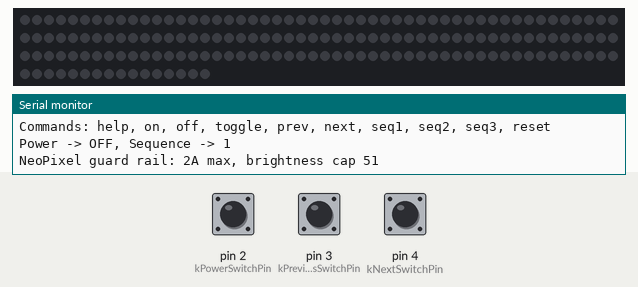
Recording of a sketch running on a simulated Arduino Mega 2560, built with avr-gcc and run on an emulated ATmega2560. Parts: 166 RGB LEDs in strip order, left to right, continuing on the next row, the last lines printed to the serial monitor. Inputs (shaded band) come from the test bench; at power-on: pin 2 (kPowerSwitchPin) HIGH, pin 4 (kNextSwitchPin) HIGH, pin 3 (kPreviousSwitchPin) HIGH. Dim RGB values are drawn brighter than linear.

Above: at 1.4 s.
1.5 s: pin 2 (kPowerSwitchPin) pulled LOW for 0.15 s
At 1.88 s:
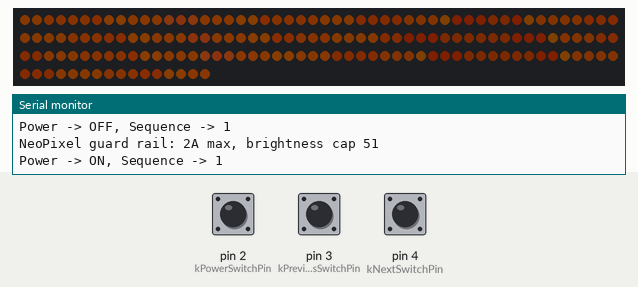
2.2 s: pin 4 (kNextSwitchPin) pulled LOW for 0.15 s
2.9 s: pin 4 (kNextSwitchPin) pulled LOW for 1 s
At 4.37 s:
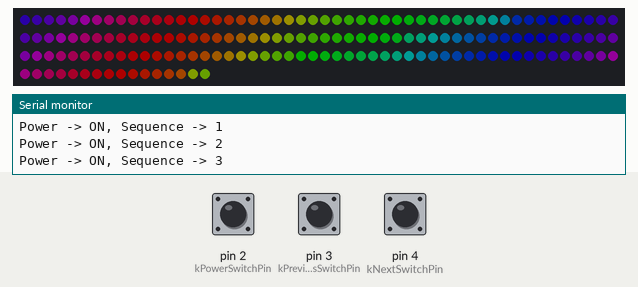
4.5 s: pin 3 (kPreviousSwitchPin) pulled LOW for 0.15 s
At 4.99 s:
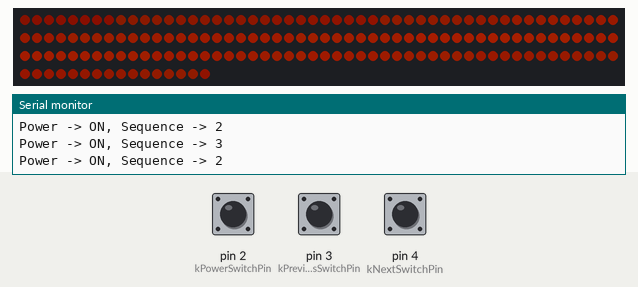
5.2 s: pin 3 (kPreviousSwitchPin) pulled LOW for 1 s
6.8 s: pin 2 (kPowerSwitchPin) pulled LOW for 3.2 s
At 11.5 s:
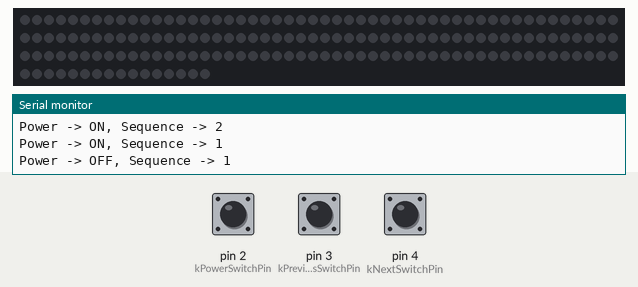
Timing chart, 0 to 12.5 s (numbered marks = the images above; inputs shaded):
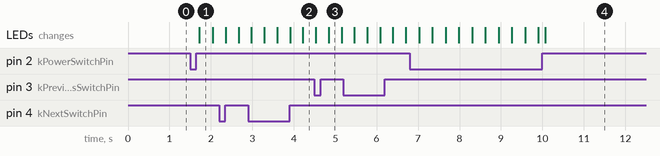

Measured:
- after the input at 1.5 s, the LEDs: change after 0.22 s (image 1)
- after the input at 2.9 s, the LEDs: first differ from a run without the input after 1.3 s (image 2)
- after the input at 4.5 s, the LEDs: first differ from a run without the input after 0.34 s (image 3)

The sketch:

m0_core_controller.ino
```cpp
#include <Adafruit_NeoPixel.h>

#include <OrcinyCommon.h>

#include "DeviceConfig.h"

using orciny::CoreFrame;
using orciny::CoreMode;
using orciny::EffectCommand;

enum SequenceId : uint8_t {
  SEQUENCE_1 = 0,
  SEQUENCE_2,
  SEQUENCE_3,
  SEQUENCE_COUNT,
};

struct SceneProfile {
  CoreFrame coreFrame;
  EffectCommand effectCommand;
};

class MomentarySwitch {
 public:
  void begin(uint8_t pin) {
    pin_ = pin;
    pinMode(pin_, INPUT_PULLUP);
    const bool initialPressed = (digitalRead(pin_) == LOW);
    stablePressed_ = initialPressed;
    rawPressed_ = initialPressed;
    lastChangeMs_ = millis();
  }

  void update(uint32_t now) {
    pressedEvent_ = false;
    releasedEvent_ = false;

    const bool sampledPressed = (digitalRead(pin_) == LOW);
    if (sampledPressed != rawPressed_) {
      rawPressed_ = sampledPressed;
      lastChangeMs_ = now;
    }

    if ((now - lastChangeMs_) < device_config::kSwitchDebounceMs) {
      return;
    }

    if (stablePressed_ == rawPressed_) {
      return;
    }

    stablePressed_ = rawPressed_;
    if (stablePressed_) {
      pressedEvent_ = true;
    } else {
      releasedEvent_ = true;
    }
  }

  bool isPressed() const { return stablePressed_; }
  bool wasReleased() const { return releasedEvent_; }

 private:
  uint8_t pin_ = 0;
  bool stablePressed_ = false;
  bool rawPressed_ = false;
  bool pressedEvent_ = false;
  bool releasedEvent_ = false;
  uint32_t lastChangeMs_ = 0;
};

Adafruit_NeoPixel leds(device_config::kTotalPixels,
                       device_config::kCoreDataPin,
                       device_config::kColorOrder);

CoreFrame currentFrame = orciny::defaultFrame();
EffectCommand currentEffectCommand = orciny::defaultEffectCommand();
SequenceId currentSequence = SEQUENCE_1;
bool outputEnabled = false;
String usbCommandBuffer;

MomentarySwitch powerSwitch;
MomentarySwitch previousSwitch;
MomentarySwitch nextSwitch;

uint32_t resetChordStartMs = 0;
bool resetChordTriggered = false;
bool suppressPowerRelease = false;
bool suppressNextRelease = false;
uint32_t lastRenderMs = 0;
uint32_t lastEffectLinkMs = 0;

uint16_t pixelIndex(uint16_t pixel) {
  // Single strand, direct pixel index
  return pixel;
}

uint8_t limitedBrightness(uint8_t requested) {
  return min<uint8_t>(requested, device_config::kMaxBrightnessForCurrentLimit);
}

uint8_t wave8(uint32_t now, uint16_t rate, uint16_t offset) {
  const uint32_t phase = ((now * rate) / 32U + offset) & 0x1FF;
  if (phase < 256) {
    return static_cast<uint8_t>(phase);
  }
  return static_cast<uint8_t>(511 - phase);
}

uint32_t scaledColor(uint8_t red, uint8_t green, uint8_t blue, uint8_t scale) {
  const uint16_t r = static_cast<uint16_t>(red) * scale / 255U;
  const uint16_t g = static_cast<uint16_t>(green) * scale / 255U;
  const uint16_t b = static_cast<uint16_t>(blue) * scale / 255U;
  return leds.Color(r, g, b);
}

uint32_t colorWheel(uint8_t position) {
  position = 255 - position;
  if (position < 85) {
    return leds.Color(255 - position * 3, 0, position * 3);
  }
  if (position < 170) {
    position -= 85;
    return leds.Color(0, position * 3, 255 - position * 3);
  }
  position -= 170;
  return leds.Color(position * 3, 255 - position * 3, 0);
}

uint32_t colorForPixel(uint32_t now, uint16_t pixel) {
  // For single-strand mode, use pixel position to create pseudo-strip variation.
  const uint16_t zoneSize = max<uint16_t>(1, device_config::kTotalPixels / 4);
  const uint8_t pseudoStrip = pixel / zoneSize;

  switch (currentFrame.mode) {
    case orciny::CORE_MODE_OFF:
      return 0;

    case orciny::CORE_MODE_EMBER: {
      const uint8_t flicker = wave8(now + pseudoStrip * 17U, currentFrame.speed, pixel * 9U);
      const uint8_t level = map(flicker, 0, 255, 16, currentFrame.brightness);
      return scaledColor(currentFrame.red, currentFrame.green, currentFrame.blue, level);
    }

    case orciny::CORE_MODE_PULSE: {
      const uint8_t pulse = wave8(now, currentFrame.speed, pseudoStrip * 32U);
      const uint16_t center = device_config::kTotalPixels / 2;
      const uint16_t maxDistance = max<uint16_t>(1, center);
      const uint16_t distanceFromCenter =
          abs(static_cast<int>(pixel) - static_cast<int>(center));
      const uint8_t rim =
          map(min<uint16_t>(distanceFromCenter, maxDistance), 0, maxDistance, 255, 80);
      const uint8_t level = static_cast<uint16_t>(pulse) * rim / 255U;
      return scaledColor(currentFrame.red, currentFrame.green, currentFrame.blue, level);
    }

    case orciny::CORE_MODE_BEAM: {
      const uint16_t front =
          (now / max<uint8_t>(1, 30 - (currentFrame.speed / 12))) % device_config::kTotalPixels;
      const uint16_t distance = abs(static_cast<int>(pixel) - static_cast<int>(front));
      const uint16_t beamTail = max<uint16_t>(2, device_config::kTotalPixels / 3);
      const uint8_t level =
          distance > beamTail ? 24 : map(distance, 0, beamTail, currentFrame.brightness, 24);
      return scaledColor(currentFrame.red, currentFrame.green, currentFrame.blue, level);
    }

    case orciny::CORE_MODE_CLAW: {
      const uint16_t chase =
          (now / max<uint8_t>(1, 36 - (currentFrame.speed / 10)) + pseudoStrip * 7U) %
          device_config::kTotalPixels;
      const uint16_t distance = abs(static_cast<int>(pixel) - static_cast<int>(chase));
      const uint16_t clawTail = max<uint16_t>(1, device_config::kTotalPixels / 6);
      const uint8_t level =
          distance > clawTail ? 8 : map(distance, 0, clawTail, currentFrame.brightness, 8);
      return scaledColor(currentFrame.red, currentFrame.green, currentFrame.blue, level);
    }

    case orciny::CORE_MODE_SHOW: {
      const uint8_t hue = static_cast<uint8_t>((now / max<uint8_t>(1, 10 - (currentFrame.speed / 32))) + pixel * 5U + pseudoStrip * 16U);
      return colorWheel(hue);
    }

    default:
      return 0;
  }
}

void renderCore(uint32_t now) {
  leds.setBrightness(limitedBrightness(currentFrame.brightness));
  for (uint16_t pixel = 0; pixel < device_config::kTotalPixels; ++pixel) {
    leds.setPixelColor(pixelIndex(pixel), colorForPixel(now, pixel));
  }
  leds.show();
}

void printHelp() {
  Serial.println(F("Commands: help, on, off, toggle, prev, next, seq1, seq2, seq3, reset"));
}

void printSequenceStatus() {
  Serial.print(F("Power -> "));
  Serial.print(outputEnabled ? F("ON") : F("OFF"));
  Serial.print(F(", Sequence -> "));
  Serial.println(static_cast<uint8_t>(currentSequence) + 1);
}

SequenceId previousSequenceValue(SequenceId sequence) {
  return sequence == SEQUENCE_1 ? SEQUENCE_3
                                : static_cast<SequenceId>(sequence - 1);
}

SequenceId nextSequenceValue(SequenceId sequence) {
  return sequence == SEQUENCE_3 ? SEQUENCE_1
                                : static_cast<SequenceId>(sequence + 1);
}

void setSequence(SequenceId sequence) {
  currentSequence = sequence;
  printSequenceStatus();
}

void resetToBeginning() {
  currentSequence = SEQUENCE_1;
  Serial.println(F("Reset -> sequence 1"));
  printSequenceStatus();
}

void handleUsbCommands() {
  while (Serial.available() > 0) {
    const char incoming = static_cast<char>(Serial.read());
    if (incoming == '\r') {
      continue;
    }
    if (incoming != '\n') {
      usbCommandBuffer += incoming;
      continue;
    }

    String command = usbCommandBuffer;
    usbCommandBuffer = "";
    command.trim();
    command.toLowerCase();

    if (command.length() == 0) {
      continue;
    }

    if (command == F("help")) {
      printHelp();
    } else if (command == F("on")) {
      outputEnabled = true;
      printSequenceStatus();
    } else if (command == F("off")) {
      outputEnabled = false;
      printSequenceStatus();
    } else if (command == F("toggle")) {
      outputEnabled = !outputEnabled;
      printSequenceStatus();
    } else if (command == F("prev")) {
      setSequence(previousSequenceValue(currentSequence));
    } else if (command == F("next")) {
      setSequence(nextSequenceValue(currentSequence));
    } else if (command == F("seq1")) {
      setSequence(SEQUENCE_1);
    } else if (command == F("seq2")) {
      setSequence(SEQUENCE_2);
    } else if (command == F("seq3")) {
      setSequence(SEQUENCE_3);
    } else if (command == F("reset")) {
      resetToBeginning();
    }
  }
}

void handleSwitches(uint32_t now) {
  powerSwitch.update(now);
  previousSwitch.update(now);
  nextSwitch.update(now);

  const bool resetChordDown = powerSwitch.isPressed() && nextSwitch.isPressed();

  if (resetChordDown) {
    if (resetChordStartMs == 0) {
      resetChordStartMs = now;
      suppressPowerRelease = true;
      suppressNextRelease = true;
    }
    if (!resetChordTriggered && (now - resetChordStartMs >= device_config::kResetHoldMs)) {
      resetChordTriggered = true;
      resetToBeginning();
    }
  } else if (!powerSwitch.isPressed() && !nextSwitch.isPressed()) {
    resetChordStartMs = 0;
    resetChordTriggered = false;
    suppressPowerRelease = false;
    suppressNextRelease = false;
  }

  if (previousSwitch.wasReleased()) {
    setSequence(previousSequenceValue(currentSequence));
  }

  if (powerSwitch.wasReleased() && !suppressPowerRelease) {
    outputEnabled = !outputEnabled;
    printSequenceStatus();
  }

  if (nextSwitch.wasReleased() && !suppressNextRelease) {
    setSequence(nextSequenceValue(currentSequence));
  }
}

SceneProfile buildActiveProfile() {
  SceneProfile profile = {orciny::defaultFrame(), orciny::defaultEffectCommand()};

  if (!outputEnabled) {
    profile.coreFrame.mode = orciny::CORE_MODE_OFF;
    profile.coreFrame.brightness = 0;
    return profile;
  }

  profile.effectCommand.outputEnabled = true;
  switch (currentSequence) {
    case SEQUENCE_1:
      profile.effectCommand.sparksEnabled = true;
      profile.effectCommand.sparksIntensity = 220;
      profile.coreFrame.mode = orciny::CORE_MODE_EMBER;
      profile.coreFrame.brightness = 56;
      profile.coreFrame.speed = 90;
      profile.coreFrame.red = 255;
      profile.coreFrame.green = 110;
      profile.coreFrame.blue = 24;
      return profile;

    case SEQUENCE_2:
      profile.effectCommand.beamEnabled = true;
      profile.coreFrame.mode = orciny::CORE_MODE_PULSE;
      profile.coreFrame.brightness = 96;
      profile.coreFrame.speed = 110;
      profile.coreFrame.red = 255;
      profile.coreFrame.green = 48;
      profile.coreFrame.blue = 0;
      return profile;

    case SEQUENCE_3:
      profile.effectCommand.sparksEnabled = true;
      profile.effectCommand.sparksIntensity = 255;
      profile.effectCommand.beamEnabled = true;
      profile.effectCommand.clawEnabled = true;
      profile.coreFrame.mode = orciny::CORE_MODE_SHOW;
      profile.coreFrame.brightness = 180;
      profile.coreFrame.speed = 140;
      profile.coreFrame.red = 60;
      profile.coreFrame.green = 220;
      profile.coreFrame.blue = 255;
      return profile;

    default:
      profile.coreFrame.mode = orciny::CORE_MODE_OFF;
      profile.coreFrame.brightness = 0;
      return profile;
  }
}

void writeEffectCommand(uint32_t now, const EffectCommand &command) {
  if ((now - lastEffectLinkMs) < device_config::kEffectLinkPeriodMs) {
    return;
  }

  orciny::writeEffectCommand(Serial1, command);
  lastEffectLinkMs = now;
}

void setup() {
  Serial.begin(device_config::kUsbBaudRate);
  Serial1.begin(device_config::kCoreLinkBaudRate);

  if (!leds.begin()) {
    pinMode(LED_BUILTIN, OUTPUT);
    for (;;) {
      digitalWrite(LED_BUILTIN, (millis() / 250) & 1);
    }
  }

  leds.show();

  powerSwitch.begin(device_config::kPowerSwitchPin);
  previousSwitch.begin(device_config::kPreviousSwitchPin);
  nextSwitch.begin(device_config::kNextSwitchPin);

  delay(250);
  printHelp();
  printSequenceStatus();
  Serial.print(F("NeoPixel guard rail: 2A max, brightness cap "));
  Serial.println(device_config::kMaxBrightnessForCurrentLimit);
}

void loop() {
  const uint32_t now = millis();
  handleUsbCommands();
  handleSwitches(now);

  const SceneProfile profile = buildActiveProfile();
  currentFrame = profile.coreFrame;
  currentEffectCommand = profile.effectCommand;
  writeEffectCommand(now, currentEffectCommand);

  if (now - lastRenderMs >= 16) {
    renderCore(now);
    lastRenderMs = now;
  }
}
```

DeviceConfig.h
```cpp
#pragma once

#include <Arduino.h>
#include <Adafruit_NeoPixel.h>

namespace device_config {

static constexpr uint32_t kUsbBaudRate = 115200;
static constexpr uint32_t kCoreLinkBaudRate = 115200;
static constexpr uint32_t kEffectLinkPeriodMs = 40;
static constexpr uint16_t kSwitchDebounceMs = 30;
static constexpr uint32_t kResetHoldMs = 5000;

static constexpr uint8_t kPowerSwitchPin = 2;
static constexpr uint8_t kPreviousSwitchPin = 3;
static constexpr uint8_t kNextSwitchPin = 4;

// Single NeoPixel strand (Adafruit 4865, SK6812, 166 pixels)
static constexpr uint8_t kCoreDataPin = 13;
static constexpr uint16_t kTotalPixels = 166;
static constexpr neoPixelType kColorOrder = NEO_GRB;

// Guard rail: keep worst-case full-white equivalent strip current at or below 2A.
static constexpr uint16_t kNeoPixelCurrentLimitMa = 2000;
static constexpr uint16_t kNeoPixelWorstCaseMaPerPixel = 60;
static constexpr uint8_t kMaxBrightnessForCurrentLimit =
	(static_cast<uint32_t>(kNeoPixelCurrentLimitMa) * 255U) /
	(static_cast<uint32_t>(kTotalPixels) * kNeoPixelWorstCaseMaPerPixel);
static_assert(kMaxBrightnessForCurrentLimit > 0, "NeoPixel current limit too low for strip length");

}  // namespace device_config
```
